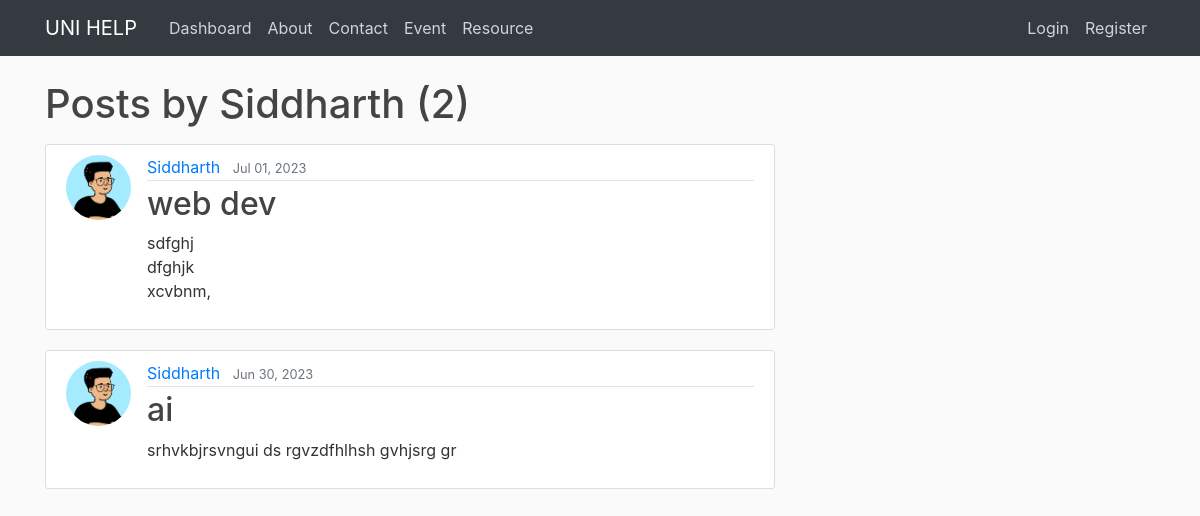
Screenshot of /user/Siddharth with the database file from the repository.
### blog/models.py (models this page shows, shortened)
class Post(models.Model):
    title = models.CharField(max_length=100)
    content = models.TextField()
    date_posted = models.DateTimeField(default=timezone.now)
    author = models.ForeignKey(User, on_delete=models.CASCADE)

### users/models.py (models this page shows, shortened)
class Profile(models.Model):
    user = models.OneToOneField(User, on_delete=models.CASCADE)
    role = models.CharField(max_length=10, default='Alumni')
    image = models.ImageField(default='default.png', upload_to='profile_pics')

### blog/views.py (the view)
# urls.py: path('user/<str:username>', UserPostListView.as_view(), name='user-posts'),
class UserPostListView(ListView):
    model = Post
    template_name = 'blog/user_posts.html' # <app>/<model>_<viewtype>.html
    context_object_name = 'posts'
    ordering = ['-date_posted']
    paginate_by = 6
    def get_queryset(self):
        user = get_object_or_404(User, username=self.kwargs.get('username'))
        return Post.objects.filter(author=user).order_by('-date_posted')

### blog/templates/blog/user_posts.html (shortened to what this page needs)
{% extends "blog/base.html" %}
{% block content %}
    <h1 class="mb-3">Posts by {{ view.kwargs.username }} ({{ page_obj.paginator.count }})</h1>
    {% for post in posts %}
    <article class="media content-section">
        <img class="rounded-circle article-img" src="{{ post.author.profile.image.url }}">
        <div class="media-body">
            <div class="article-metadata">
                <a class="mr-2" href="{% url 'user-posts' post.author.username %}">{{ post.author }}</a>
                <small class="text-muted">{{ post.date_posted|date:"M d, Y" }}</small>
            </div>
            <h2><a class="article-title" href="{% url 'post-detail' post.id %}">{{ post.title }}</a></h2>
            <p class="article-content">{{ post.content }}</p>
        </div>
    </article>
    {% endfor %}
{% endblock content %}

### blog/static/blog/main.css (style rules this page uses)
body { background: #fafafa; color: #333333; margin-top: 5rem; }
h1, h2, h3, h4, h5, h6 { color: #444444; }
.content-section { background: #ffffff; padding: 10px 20px; border: 1px solid #dddddd; border-radius: 3px; margin-bottom: 20px; }
.article-title { color: #444444; }
.article-content { white-space: pre-line; }
.article-img { height: 65px; width: 65px; margin-right: 16px; }
.article-metadata { padding-bottom: 1px; margin-bottom: 4px; border-bottom: 1px solid #e3e3e3 }

### rows the page displays
Post: author.profile.image (picture), author "Siddharth", date_posted "Jul 01, 2023", title "web dev", content "sdfghj dfghjk xcvbnm,"
Post: author.profile.image (picture), author "Siddharth", date_posted "Jun 30, 2023", title "ai", content "srhvkbjrsvngui ds rgvzdfhlhsh gvhjsrg gr"

### other values shown
{{ view.kwargs.username }} "Siddharth"
{{ page_obj.paginator.count }} "2"
